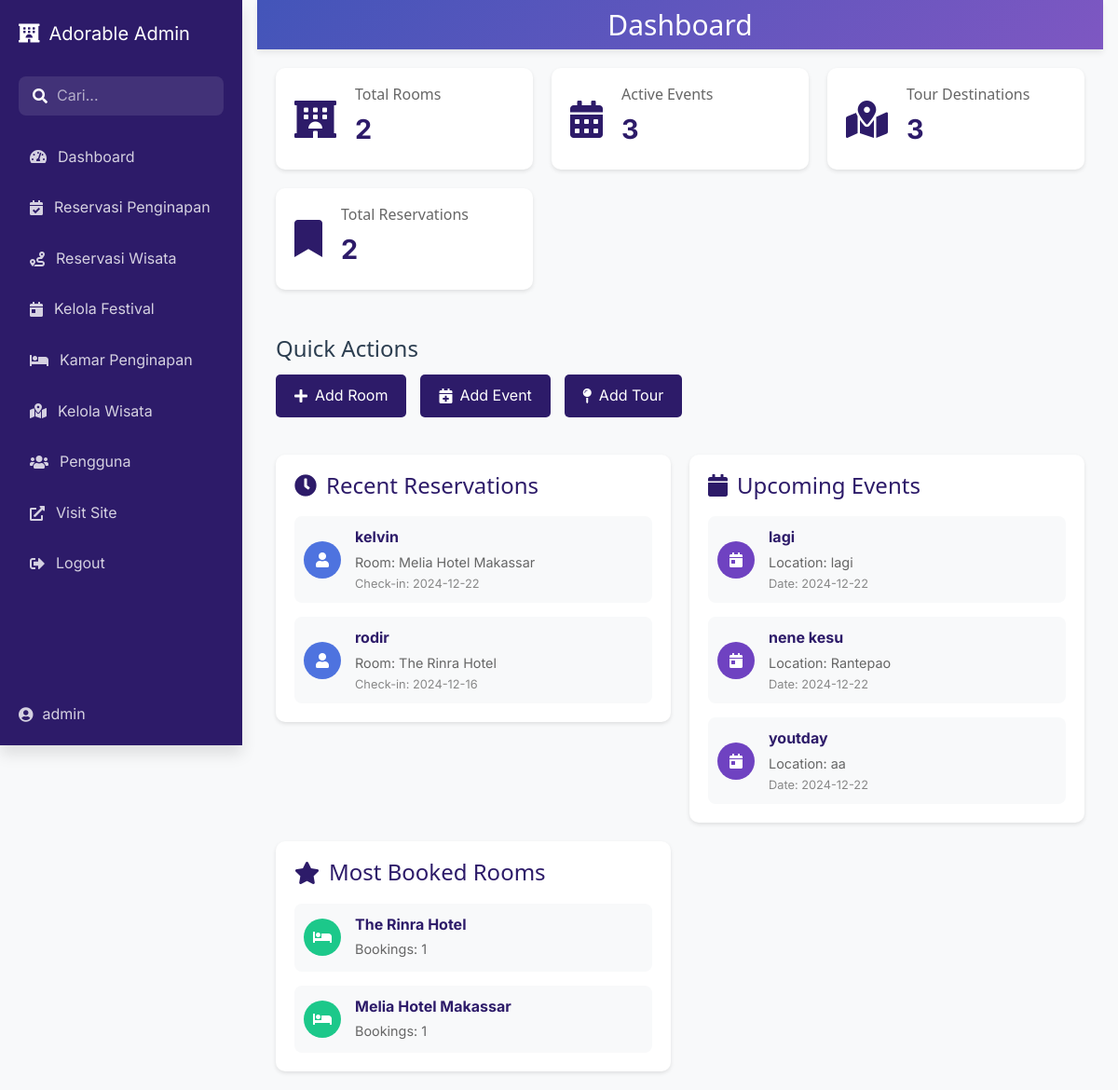
The app's page /admin/index.php with its own data.
### tables this page shows
CREATE TABLE `reservations` (
  `id` int(11) NOT NULL,
  `name` varchar(255) NOT NULL,
  `checkin` date NOT NULL,
  `checkout` date NOT NULL,
  `phone` text NOT NULL,
  `email` varchar(255) NOT NULL,
  `total_price` decimal(10,2) NOT NULL,
  `room` varchar(255) NOT NULL
);

CREATE TABLE `events` (
  `id` int(11) NOT NULL,
  `event_topic` varchar(255) NOT NULL,
  `image` text NOT NULL,
  `venue` varchar(255) NOT NULL,
  `date` date NOT NULL,
  `time` time NOT NULL,
  `short_details` varchar(255) NOT NULL,
  `full_details` text NOT NULL
);

### admin/index.php (the view, shortened to what this page needs)
<?php
require_once $_SERVER['DOCUMENT_ROOT'].'/ht/core/core.php';
$rooms_query = "SELECT COUNT(*) as total_rooms FROM rooms";
$rooms_result = $db->query($rooms_query);
$total_rooms = $rooms_result->fetch_assoc()['total_rooms'];
$events_query = "SELECT COUNT(*) as total_events FROM events";
$events_result = $db->query($events_query);
$total_events = $events_result->fetch_assoc()['total_events'];
$tourism_query = "SELECT COUNT(*) as total_tours FROM tourism";
$tourism_result = $db->query($tourism_query);
$total_tours = $tourism_result->fetch_assoc()['total_tours'];
$reservations_query = "SELECT COUNT(*) as total_reservations FROM reservations";
$reservations_result = $db->query($reservations_query);
$total_reservations = $reservations_result->fetch_assoc()['total_reservations'];
$recent_reservations = $db->query("SELECT * FROM reservations ORDER BY id DESC LIMIT 5");
$upcoming_events = $db->query("SELECT * FROM events WHERE date >= CURDATE() ORDER BY date ASC LIMIT 5");
$popular_rooms = $db->query("SELECT room as room_name, COUNT(*) as booking_count FROM reservations GROUP BY room ORDER BY booking_count DESC LIMIT 5");
include 'includes/header.php';
include 'includes/navigation.php';
?>
<link rel="stylesheet" href="https://cdnjs.cloudflare.com/ajax/libs/font-awesome/5.15.4/css/all.min.css">
<div class="w3-container w3-main" style="margin-left:260px">
    <header class="w3-container w3-purple">
        <h2 class="text-center">Dashboard</h2>
    </header>
    <div class="dashboard-stats">
        <div class="stat-card">
            <i class="fas fa-hotel"></i>
            <div class="stat-content">
                <h3>Total Rooms</h3>
                <p class="stat-number"><?php echo $total_rooms; ?></p>
            </div>
        </div>
        <div class="stat-card">
            <i class="fas fa-calendar-alt"></i>
            <div class="stat-content">
                <h3>Active Events</h3>
                <p class="stat-number"><?php echo $total_events; ?></p>
            </div>
        </div>
        <div class="stat-card">
            <i class="fas fa-map-marked-alt"></i>
            <div class="stat-content">
                <h3>Tour Destinations</h3>
                <p class="stat-number"><?php echo $total_tours; ?></p>
            </div>
        </div>
        <div class="stat-card">
            <i class="fas fa-bookmark"></i>
            <div class="stat-content">
                <h3>Total Reservations</h3>
                <p class="stat-number"><?php echo $total_reservations; ?></p>
            </div>
        </div>
    </div>
    <div class="quick-actions">
        <h3>Quick Actions</h3>
        <div class="action-buttons">
            <a href="add_room.php" class="action-btn">
                <i class="fas fa-plus"></i> Add Room
            </a>
            <a href="add_event.php" class="action-btn">
                <i class="fas fa-calendar-plus"></i> Add Event
            </a>
            <a href="add_tour.php" class="action-btn">
                <i class="fas fa-map-pin"></i> Add Tour
            </a>
        </div>
    </div>
    <div class="dashboard-columns">
        <div class="dashboard-column">
            <div class="content-card">
                <h3><i class="fas fa-clock"></i> Recent Reservations</h3>
                <div class="activity-list">
                    <?php while($reservation = mysqli_fetch_assoc($recent_reservations)): ?>
                        <div class="activity-item">
                            <div class="activity-icon blue">
                                <i class="fas fa-user"></i>
                            </div>
                            <div class="activity-details">
                                <p class="activity-title"><?php echo htmlspecialchars($reservation['name']); ?></p>
                                <p class="activity-info">Room: <?php echo htmlspecialchars($reservation['room']); ?></p>
                                <p class="activity-date">Check-in: <?php echo htmlspecialchars($reservation['checkin']); ?></p>
                            </div>
                        </div>
                    <?php endwhile; ?>
                </div>
            </div>
        </div>
        <div class="dashboard-column">
            <div class="content-card">
                <h3><i class="fas fa-calendar"></i> Upcoming Events</h3>
                <div class="activity-list">
                    <?php while($event = mysqli_fetch_assoc($upcoming_events)): ?>
                        <div class="activity-item">
                            <div class="activity-icon purple">
                                <i class="fas fa-calendar-day"></i>
                            </div>
                            <div class="activity-details">
                                <p class="activity-title"><?php echo htmlspecialchars($event['event_topic']); ?></p>
                                <p class="activity-info">Location: <?php echo htmlspecialchars($event['venue']); ?></p>
                                <p class="activity-date">Date: <?php echo htmlspecialchars($event['date']); ?></p>
                            </div>
                        </div>
                    <?php endwhile; ?>
                </div>
            </div>
        </div>
        <div class="dashboard-column">
            <div class="content-card">
                <h3><i class="fas fa-star"></i> Most Booked Rooms</h3>
                <div class="activity-list">
                    <?php while($room = mysqli_fetch_assoc($popular_rooms)): ?>
                        <div class="activity-item">
                            <div class="activity-icon green">
                                <i class="fas fa-bed"></i>
                            </div>
                            <div class="activity-details">
                                <p class="activity-title"><?php echo htmlspecialchars($room['room_name']); ?></p>
                                <p class="activity-info">Bookings: <?php echo $room['booking_count']; ?></p>
                            </div>
                        </div>
                    <?php endwhile; ?>
                </div>
            </div>
        </div>
    </div>
</div>
</body>
</html>

### admin/css/w3.css (style rules this page uses)
* { -webkit-box-sizing:border-box;-moz-box-sizing:border-box;box-sizing:border-box }
html { -ms-text-size-adjust:100%;-webkit-text-size-adjust:100% }
article,aside,details,figcaption,figure,footer,header,hgroup,main,menu,nav,section,summary { display:block }
a { -webkit-tap-highlight-color:transparent;background-color:transparent }
html,body { font-family:Verdana,sans-serif;font-size:15px;line-height:1.5 }
h1,h2,h3,h4,h5,h6,.w3-slim,.w3-wide { font-family:"Segoe UI",Arial,sans-serif }
h2 { font-size:30px }
h3 { font-size:24px }
h1,h2,h3,h4,h5,h6 { font-weight:400;margin:10px 0 }
a { color:inherit }
.w3-main { transition:margin-left .4s }
.w3-container:after,.w3-row:after,.w3-row-padding:after,.w3-topnav:after,.w3-clear:after,.w3-btn-group:before,.w3-btn-group:after { content:"";display:table;clear:both }
.w3-container { padding:0.01em 16px }
.w3-purple,.w3-hover-purple:hover { color:#fff !important;background-color:#9c27b0 !important }

### admin/add_event.css (style rules this page uses)
* { margin: 0; padding: 0; box-sizing: border-box; }

### admin/includes/header.php (style rules this page uses)
:root { --primary-color: #4355b9; --secondary-color: #6576cb; --accent-color: #7e57c2; --background-color: #f8f9fa; --surface-color: #ffffff; --text-primary: #2c3e50; --text-secondary: #636e72; --success-color: #2ecc71; --warning-color: #f1c40f; --error-color: #e74c3c; --border-radius: 8px; --shadow-sm: 0 2px 4px rgba(0,0,0,0.05); --shadow-md: 0 4px 6px rgba(0,0,0,0.07); --shadow-lg: 0 10px 15px rgba(0,0,0,0.1); }
.w3-purple { background: linear-gradient(135deg, var(--primary-color), var(--accent-color)) !important; color: white; box-shadow: var(--shadow-md); }

### admin/index.php (style rules this page uses)
.dashboard-stats { display: grid; grid-template-columns: repeat(auto-fit, minmax(240px, 1fr)); gap: 20px; padding: 20px; }
.stat-card { background: white; border-radius: 10px; padding: 20px; display: flex; align-items: center; box-shadow: 0 2px 4px rgba(0,0,0,0.1); }
.stat-card i { font-size: 2.5em; color: #2D1B69; margin-right: 20px; }
.stat-content h3 { margin: 0; font-size: 1em; color: #666; }
.stat-number { font-size: 1.8em; font-weight: bold; color: #2D1B69; margin: 5px 0 0 0; }
.quick-actions { padding: 20px; }
.action-buttons { display: flex; gap: 15px; margin-top: 15px; }
.action-btn { background: #2D1B69; color: white; padding: 10px 20px; border-radius: 5px; text-decoration: none; display: flex; align-items: center; gap: 8px; transition: background-color 0.3s; }
.dashboard-columns { display: grid; grid-template-columns: repeat(auto-fit, minmax(300px, 1fr)); gap: 20px; padding: 20px; }
.content-card { background: white; border-radius: 10px; padding: 20px; box-shadow: 0 2px 4px rgba(0,0,0,0.1); }
.content-card h3 { margin: 0 0 20px 0; display: flex; align-items: center; gap: 10px; color: #2D1B69; }
.activity-list { display: flex; flex-direction: column; gap: 15px; }
.activity-item { display: flex; align-items: center; gap: 15px; padding: 10px; border-radius: 8px; background: #f8f9fa; }
.activity-icon { width: 40px; height: 40px; border-radius: 50%; display: flex; align-items: center; justify-content: center; color: white; }
.activity-icon.blue { background: #4e73df; }
.activity-icon.purple { background: #6f42c1; }
.activity-icon.green { background: #1cc88a; }
.activity-details { flex: 1; }
.activity-title { margin: 0; font-weight: bold; color: #2D1B69; }
.activity-info { margin: 2px 0; color: #666; font-size: 0.9em; }
.activity-date { margin: 0; color: #888; font-size: 0.8em; }

### records on screen
reservations: name "kelvin", room "Melia Hotel Makassar", checkin "2024-12-22"
reservations: name "rodir", room "The Rinra Hotel", checkin "2024-12-16"
events: event_topic "lagi", venue "lagi", date "2024-12-22"
events: event_topic "nene kesu", venue "Rantepao", date "2024-12-22"
events: event_topic "youtday", venue "aa", date "2024-12-22"

### other values on screen
$total_rooms "2"
$total_events "3"
$total_tours "3"
$total_reservations "2"
$room['room_name'] "The Rinra Hotel"
$room['booking_count'] "1"
$room['room_name'] "Melia Hotel Makassar"
